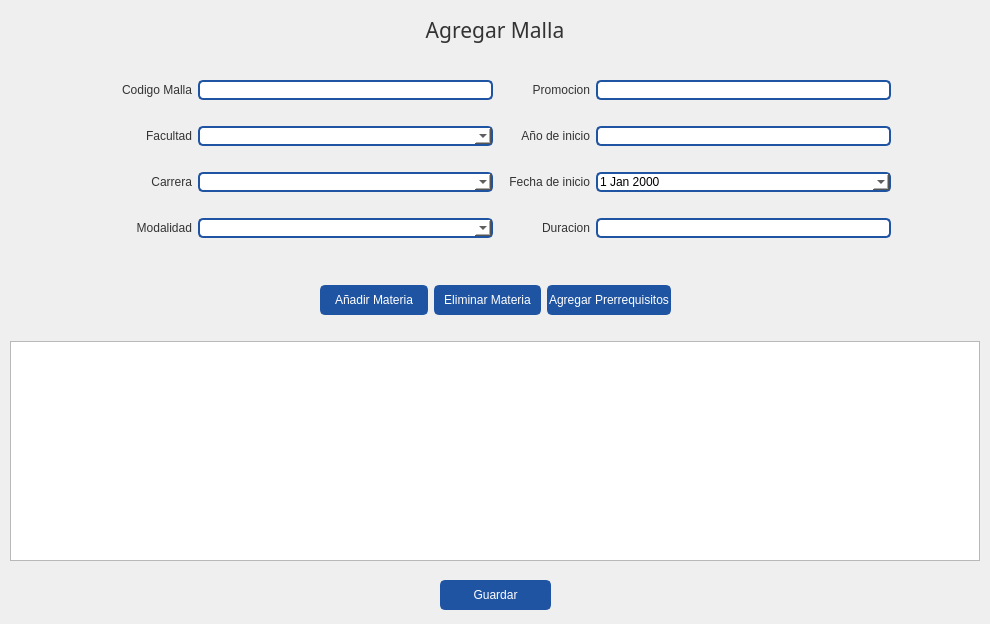
<?xml version="1.0" encoding="UTF-8"?>
<ui version="4.0">
 <class>AgregarMalla</class>
 <widget class="QWidget" name="AgregarMalla">
  <property name="windowModality">
   <enum>Qt::ApplicationModal</enum>
  </property>
  <property name="geometry">
   <rect>
    <x>0</x>
    <y>0</y>
    <width>990</width>
    <height>624</height>
   </rect>
  </property>
  <property name="minimumSize">
   <size>
    <width>500</width>
    <height>270</height>
   </size>
  </property>
  <property name="maximumSize">
   <size>
    <width>3000</width>
    <height>3000</height>
   </size>
  </property>
  <property name="windowTitle">
   <string>Cargar Producto</string>
  </property>
  <property name="windowIcon">
   <iconset resource="../resources.qrc">
    <normaloff>:/icons/images/icons/cil-pencil.png</normaloff>:/icons/images/icons/cil-pencil.png</iconset>
  </property>
  <property name="styleSheet">
   <string notr="true">QWidget{
	color: #333;
	font: 9pt &quot;Segoe UI&quot;;
}
/* ----------------- LineEdit  ----------------- */
QLineEdit {
	border-radius: 5px;
	border: 2px solid #1F54A3;
	padding-left: 10px;
	selection-color: white;
	selection-background-color: #2A3C57;
    color: black;
}
QLineEdit:hover {
	border: 2px solid rgb(98, 114, 164);
}
QLineEdit:focus {
	border: 2px solid #2A3C57;
}



/* ----------------- Button ----------------- */
QPushButton {
	border: 2px solid #1F54A3;
	border-radius: 5px;	
	background-color: #1F54A3;
	color:white;
}
 QPushButton:hover {
	background-color: #286FD6;
	border: 2px solid #286FD6;
}
 QPushButton:pressed {	
	background-color: #2A3C57;
	border: 2px solid #2A3C57;
}

/* ----------------- CheckBox ----------------- */

QCheckBox::indicator {
	border : 1px solid #6272a4;
	width: 15px;
	height: 15px;
	border-radius: 15px;
    background: #6272a4;
}
QCheckBox::indicator:hover {
	background-color: #286FD6;
	border : 1px solid #286FD6;
}
QCheckBox::indicator:checked {
	border : 1px solid #1F54A3;
    background: 3px solid #1F54A3;	
	background-image: url(:/icons/images/icons/cil-check-alt.png);
}


/* ----------------- QDateEdit ----------------- */
QDateTimeEdit{
	background-color: white;
	border-radius: 5px;
	border: 2px solid #1F54A3;
    color: black;
}
QDateTimeEdit:hover{
	border: 2px solid #7284b9;
}

QDateTimeEdit:focus {
	border: 2px solid #2A3C57;
}


QDateTimeEdit::up-button {
    border-image: url(:/icons/images/icons/cil-arrow-top.png); 
}

QDateTimeEdit::down-button {
    border-image: url(:/icons/images/icons/cil-arrow-bottom.png);
}














</string>
  </property>
  <widget class="QLabel" name="label">
   <property name="geometry">
    <rect>
     <x>0</x>
     <y>0</y>
     <width>990</width>
     <height>60</height>
    </rect>
   </property>
   <property name="font">
    <font>
     <family>Microsoft YaHei UI Light</family>
     <pointsize>16</pointsize>
     <weight>3</weight>
     <italic>false</italic>
     <bold>false</bold>
    </font>
   </property>
   <property name="styleSheet">
    <string notr="true">font: 25 16pt &quot;Microsoft YaHei UI Light&quot;;</string>
   </property>
   <property name="text">
    <string>Agregar Malla</string>
   </property>
   <property name="alignment">
    <set>Qt::AlignCenter</set>
   </property>
  </widget>
  <widget class="QPushButton" name="btn_guardar_malla">
   <property name="geometry">
    <rect>
     <x>440</x>
     <y>580</y>
     <width>111</width>
     <height>30</height>
    </rect>
   </property>
   <property name="minimumSize">
    <size>
     <width>100</width>
     <height>30</height>
    </size>
   </property>
   <property name="maximumSize">
    <size>
     <width>150</width>
     <height>30</height>
    </size>
   </property>
   <property name="text">
    <string>Guardar</string>
   </property>
  </widget>
  <widget class="QWidget" name="gridLayoutWidget">
   <property name="geometry">
    <rect>
     <x>100</x>
     <y>60</y>
     <width>791</width>
     <height>201</height>
    </rect>
   </property>
   <layout class="QGridLayout" name="gridLayout">
    <item row="0" column="2">
     <widget class="QLabel" name="label_10">
      <property name="text">
       <string>Promocion</string>
      </property>
      <property name="alignment">
       <set>Qt::AlignRight|Qt::AlignTrailing|Qt::AlignVCenter</set>
      </property>
     </widget>
    </item>
    <item row="2" column="3">
     <widget class="QDateEdit" name="date_fecha_inicio">
      <property name="calendarPopup">
       <bool>true</bool>
      </property>
     </widget>
    </item>
    <item row="1" column="0">
     <widget class="QLabel" name="label_11">
      <property name="text">
       <string>Facultad</string>
      </property>
      <property name="alignment">
       <set>Qt::AlignRight|Qt::AlignTrailing|Qt::AlignVCenter</set>
      </property>
     </widget>
    </item>
    <item row="2" column="2">
     <widget class="QLabel" name="label_13">
      <property name="text">
       <string>Fecha de inicio</string>
      </property>
      <property name="alignment">
       <set>Qt::AlignRight|Qt::AlignTrailing|Qt::AlignVCenter</set>
      </property>
     </widget>
    </item>
    <item row="3" column="3">
     <widget class="QLineEdit" name="txt_duracion">
      <property name="enabled">
       <bool>true</bool>
      </property>
      <property name="minimumSize">
       <size>
        <width>0</width>
        <height>0</height>
       </size>
      </property>
      <property name="maximumSize">
       <size>
        <width>295</width>
        <height>16777215</height>
       </size>
      </property>
      <property name="clearButtonEnabled">
       <bool>false</bool>
      </property>
     </widget>
    </item>
    <item row="0" column="1">
     <widget class="QLineEdit" name="txt_cod_malla">
      <property name="enabled">
       <bool>true</bool>
      </property>
      <property name="minimumSize">
       <size>
        <width>0</width>
        <height>0</height>
       </size>
      </property>
      <property name="maximumSize">
       <size>
        <width>295</width>
        <height>16777215</height>
       </size>
      </property>
      <property name="clearButtonEnabled">
       <bool>false</bool>
      </property>
     </widget>
    </item>
    <item row="3" column="0">
     <widget class="QLabel" name="label_12">
      <property name="text">
       <string>Modalidad</string>
      </property>
      <property name="alignment">
       <set>Qt::AlignRight|Qt::AlignTrailing|Qt::AlignVCenter</set>
      </property>
     </widget>
    </item>
    <item row="0" column="3">
     <widget class="QLineEdit" name="txt_promocion">
      <property name="enabled">
       <bool>true</bool>
      </property>
      <property name="minimumSize">
       <size>
        <width>0</width>
        <height>0</height>
       </size>
      </property>
      <property name="maximumSize">
       <size>
        <width>295</width>
        <height>16777215</height>
       </size>
      </property>
      <property name="clearButtonEnabled">
       <bool>false</bool>
      </property>
     </widget>
    </item>
    <item row="3" column="2">
     <widget class="QLabel" name="label_14">
      <property name="text">
       <string>Duracion</string>
      </property>
      <property name="alignment">
       <set>Qt::AlignRight|Qt::AlignTrailing|Qt::AlignVCenter</set>
      </property>
     </widget>
    </item>
    <item row="1" column="1">
     <widget class="QComboBox" name="cbo_facultad">
      <property name="styleSheet">
       <string notr="true">/* ----------------- QComboBox ----------------- */
QComboBox{
	background-color: white;
	border-radius: 5px;
	border: 2px solid #1F54A3;
    color: black;
}
QComboBox:hover{
	border: 2px solid #7284b9;
}
QComboBox::drop-down {
	subcontrol-origin: padding;
	subcontrol-position: top right;
	width: 25px; 
	border-left-width: 3px;
	border-left-color: white;
	border-left-style: solid;
	border-top-right-radius: 3px;
	background-image:url(:/icons/images/icons/cil-arrow-bottom.png);
	border-bottom-right-radius: 3px;	
	background-position: center;
	background-repeat: no-reperat;
 }

QComboBox QAbstractItemView {
	color: white;	
	background-color: #1F54A3;
	
	selection-background-color: #1F54A3;
}

</string>
      </property>
     </widget>
    </item>
    <item row="1" column="3">
     <widget class="QLineEdit" name="txt_ano_inicio">
      <property name="enabled">
       <bool>true</bool>
      </property>
      <property name="minimumSize">
       <size>
        <width>0</width>
        <height>0</height>
       </size>
      </property>
      <property name="maximumSize">
       <size>
        <width>295</width>
        <height>16777215</height>
       </size>
      </property>
      <property name="clearButtonEnabled">
       <bool>false</bool>
      </property>
     </widget>
    </item>
    <item row="2" column="1">
     <widget class="QComboBox" name="cbo_carrera">
      <property name="styleSheet">
       <string notr="true">/* ----------------- QComboBox ----------------- */
QComboBox{
	background-color: white;
	border-radius: 5px;
	border: 2px solid #1F54A3;
    color: black;
}
QComboBox:hover{
	border: 2px solid #7284b9;
}
QComboBox::drop-down {
	subcontrol-origin: padding;
	subcontrol-position: top right;
	width: 25px; 
	border-left-width: 3px;
	border-left-color: white;
	border-left-style: solid;
	border-top-right-radius: 3px;
	background-image:url(:/icons/images/icons/cil-arrow-bottom.png);
	border-bottom-right-radius: 3px;	
	background-position: center;
	background-repeat: no-reperat;
 }

QComboBox QAbstractItemView {
	color: white;	
	background-color: #1F54A3;
	
	selection-background-color: #1F54A3;
}

</string>
      </property>
     </widget>
    </item>
    <item row="3" column="1">
     <widget class="QComboBox" name="cbo_modalidad">
      <property name="styleSheet">
       <string notr="true">/* ----------------- QComboBox ----------------- */
QComboBox{
	background-color: white;
	border-radius: 5px;
	border: 2px solid #1F54A3;
    color: black;
}
QComboBox:hover{
	border: 2px solid #7284b9;
}
QComboBox::drop-down {
	subcontrol-origin: padding;
	subcontrol-position: top right;
	width: 25px; 
	border-left-width: 3px;
	border-left-color: white;
	border-left-style: solid;
	border-top-right-radius: 3px;
	background-image:url(:/icons/images/icons/cil-arrow-bottom.png);
	border-bottom-right-radius: 3px;	
	background-position: center;
	background-repeat: no-reperat;
 }

QComboBox QAbstractItemView {
	color: white;	
	background-color: #1F54A3;
	
	selection-background-color: #1F54A3;
}

</string>
      </property>
     </widget>
    </item>
    <item row="1" column="2">
     <widget class="QLabel" name="label_16">
      <property name="text">
       <string>Año de inicio</string>
      </property>
      <property name="alignment">
       <set>Qt::AlignRight|Qt::AlignTrailing|Qt::AlignVCenter</set>
      </property>
     </widget>
    </item>
    <item row="2" column="0">
     <widget class="QLabel" name="label_8">
      <property name="text">
       <string>Carrera</string>
      </property>
      <property name="alignment">
       <set>Qt::AlignRight|Qt::AlignTrailing|Qt::AlignVCenter</set>
      </property>
     </widget>
    </item>
    <item row="0" column="0">
     <widget class="QLabel" name="label_15">
      <property name="text">
       <string>Codigo Malla</string>
      </property>
      <property name="alignment">
       <set>Qt::AlignRight|Qt::AlignTrailing|Qt::AlignVCenter</set>
      </property>
     </widget>
    </item>
   </layout>
  </widget>
  <widget class="QWidget" name="horizontalLayoutWidget">
   <property name="geometry">
    <rect>
     <x>320</x>
     <y>270</y>
     <width>351</width>
     <height>61</height>
    </rect>
   </property>
   <layout class="QHBoxLayout" name="horizontalLayout">
    <item>
     <widget class="QPushButton" name="btn_anadir_materia">
      <property name="minimumSize">
       <size>
        <width>100</width>
        <height>30</height>
       </size>
      </property>
      <property name="maximumSize">
       <size>
        <width>200</width>
        <height>30</height>
       </size>
      </property>
      <property name="text">
       <string>Añadir Materia</string>
      </property>
     </widget>
    </item>
    <item>
     <widget class="QPushButton" name="btn_eliminar_materia">
      <property name="minimumSize">
       <size>
        <width>100</width>
        <height>30</height>
       </size>
      </property>
      <property name="maximumSize">
       <size>
        <width>200</width>
        <height>30</height>
       </size>
      </property>
      <property name="text">
       <string>Eliminar Materia</string>
      </property>
     </widget>
    </item>
    <item>
     <widget class="QPushButton" name="btn_anadir_prerrequisito">
      <property name="minimumSize">
       <size>
        <width>100</width>
        <height>30</height>
       </size>
      </property>
      <property name="maximumSize">
       <size>
        <width>200</width>
        <height>30</height>
       </size>
      </property>
      <property name="text">
       <string>Agregar Prerrequisitos</string>
      </property>
     </widget>
    </item>
   </layout>
  </widget>
  <widget class="QTableWidget" name="table_materia">
   <property name="geometry">
    <rect>
     <x>10</x>
     <y>341</y>
     <width>970</width>
     <height>220</height>
    </rect>
   </property>
   <property name="minimumSize">
    <size>
     <width>970</width>
     <height>220</height>
    </size>
   </property>
   <property name="maximumSize">
    <size>
     <width>970</width>
     <height>220</height>
    </size>
   </property>
  </widget>
 </widget>
 <tabstops>
  <tabstop>btn_guardar_malla</tabstop>
 </tabstops>
 <resources>
  <include location="../resources.qrc"/>
 </resources>
 <connections/>
</ui>
